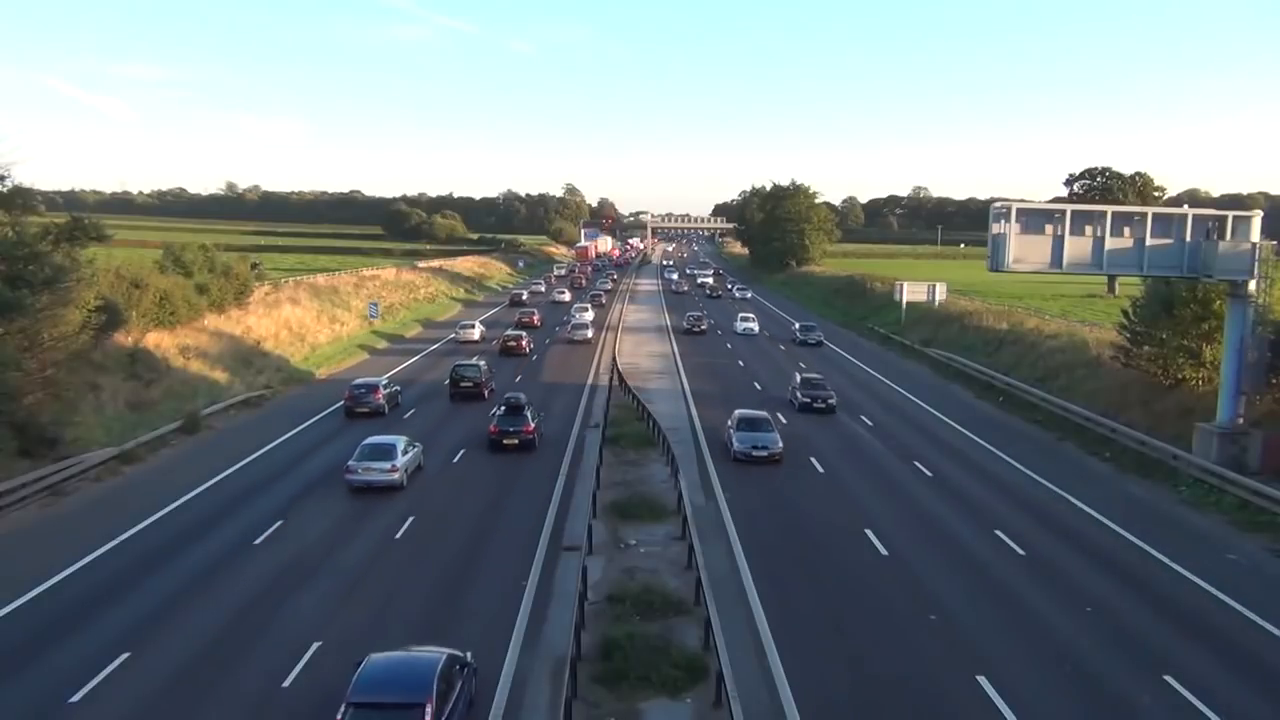
#> input picture frame 47 of problem_set_4/traffic.mp4, 1280 x 720 px
$ python ps4_01.py
#> lines starting #> are read from the running program, lines starting #| are printed output that depends on the picture; after the words box and inside, x2 and y2 are one past the last pixel; in counts of white or black regions, pixels touching at a corner belong together
import numpy as np
import cv2
cap = cv2.VideoCapture('traffic.mp4')
video_mode = False
print("Choose the app mode:")
print("1: Image Mode (will capture the first frame of a video, calculate the motion for the next 24 frames and them show the image")
print("2: Video Mode (will calculate the motion in real time, and show it on video to you)")
x = int(raw_input())
#> the answer given: 3
if x == 2:
    video_mode = True
# params for ShiTomasi corner detection
feature_params = dict( maxCorners = 100,
                       qualityLevel = 0.1,
                       minDistance = 7,
                       blockSize = 7 )
# Parameters for lucas kanade optical flow
lk_params = dict( winSize  = (15,15),
                  maxLevel = 2,
                  criteria = (cv2.TERM_CRITERIA_EPS | cv2.TERM_CRITERIA_COUNT, 10, 0.03))
# Take first frame and find corners in it
ret, old_frame = cap.read()
#> old_frame is the input picture: shape (720, 1280, 3); mean B, G, R 127.2, 124.3, 114.7
old_gray = cv2.cvtColor(old_frame, cv2.COLOR_BGR2GRAY)
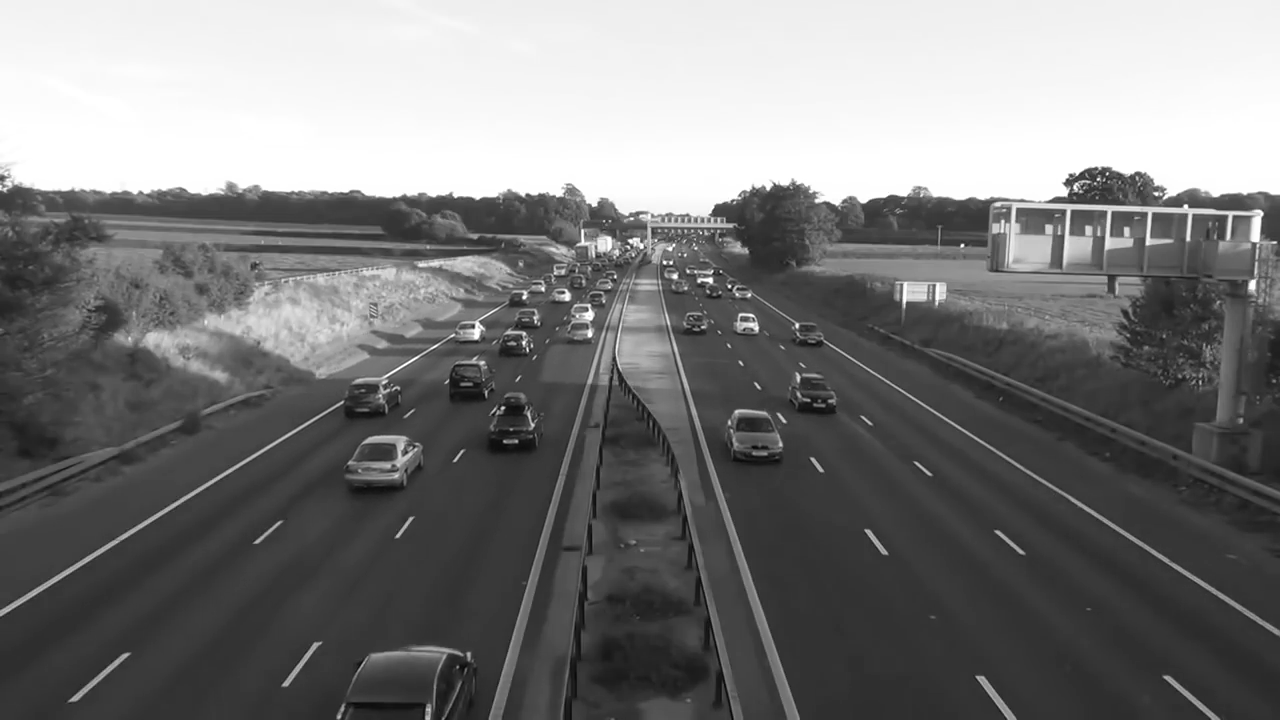
#> old_gray: shape (720, 1280); min 2, max 255, mean 121.7
p0 = cv2.goodFeaturesToTrack(old_gray, mask = None, **feature_params)
#> p0 = 100 rows, first 8: [730, 286], [587, 309], [472, 326], [710, 280], [1185, 206], [675, 276], [663, 262], [963, 245]
# Create a mask image for drawing purposes
mask = np.zeros_like(old_frame)
generate_image = 0
while(1):
    ret,frame = cap.read()
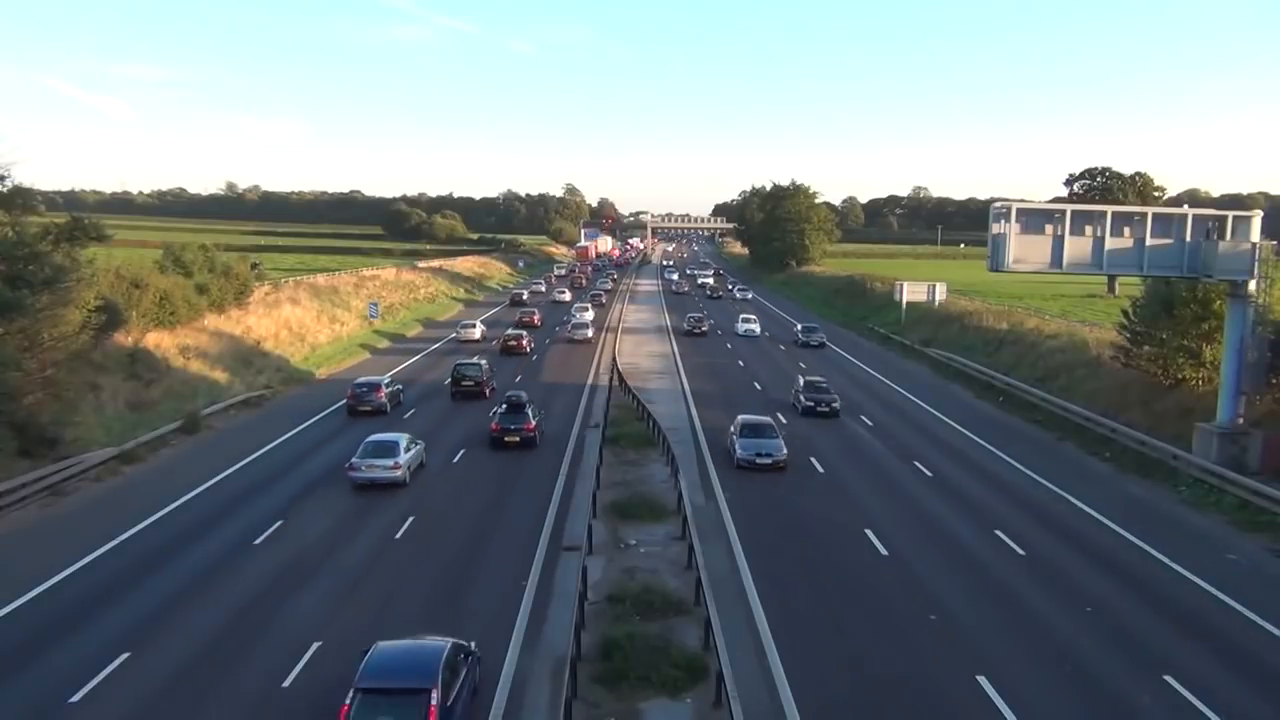
#> input picture frame 48 of problem_set_4/traffic.mp4, 1280 x 720 px
#> frame is the input picture: shape (720, 1280, 3); mean B, G, R 127, 124.2, 114.6
    if generate_image == 0 and video_mode == False:
        cv2.imwrite('initial_frame.png', frame)
    frame_gray = cv2.cvtColor(frame, cv2.COLOR_BGR2GRAY)
    # calculate optical flow
    p1, st, err = cv2.calcOpticalFlowPyrLK(old_gray, frame_gray, p0, None, **lk_params)
#> p1 = 100 rows, first 8: [730.7, 286.6], [587.2, 308.7], [472.9, 325.5], [710.4, 280.4], [1185, 206], [675.2, 276.4], [663, 262.2], [962.9, 245]; st = 100 values from 1 to 1; err = 100 values, max 7.54 at index 55, min 0 at index 10, mean 1.53
    # Select good points
    good_new = p1[st==1]
#> good_new = 100 pairs, first value 4 to 1260, second value 169 to 406.1
    good_old = p0[st==1]
#> good_old = 100 pairs, first value 4 to 1260, second value 169 to 408
    # draw the tracks
    for i,(new,old) in enumerate(zip(good_new,good_old)):
        a,b = new.ravel()
        c,d = old.ravel()
        mask = cv2.line(mask, (a,b),(c,d),(255,255,255), 2)
        frame = cv2.circle(frame,(a,b),1,(255,255,255),-1)
#> this loop made 100 passes
#> (a, b, c, d) on passes 1 to 12: (730.7, 286.6, 730, 286), (587.2, 308.7, 587, 309), (472.9, 325.5, 472, 326), (710.4, 280.4, 710, 280), (1185, 206, 1185, 206), (675.2, 276.4, 675, 276), (663, 262.2, 663, 262), (962.9, 245, 963, 245), (1097, 181, 1097, 181), (670.1, 262.2, 670, 262), (594, 204, 594, 204), (478.9, 320.5, 478, 321)
#> pass 1, `mask = cv2.line(mask, (a,b),(c,d),(255,255,255), 2)`:
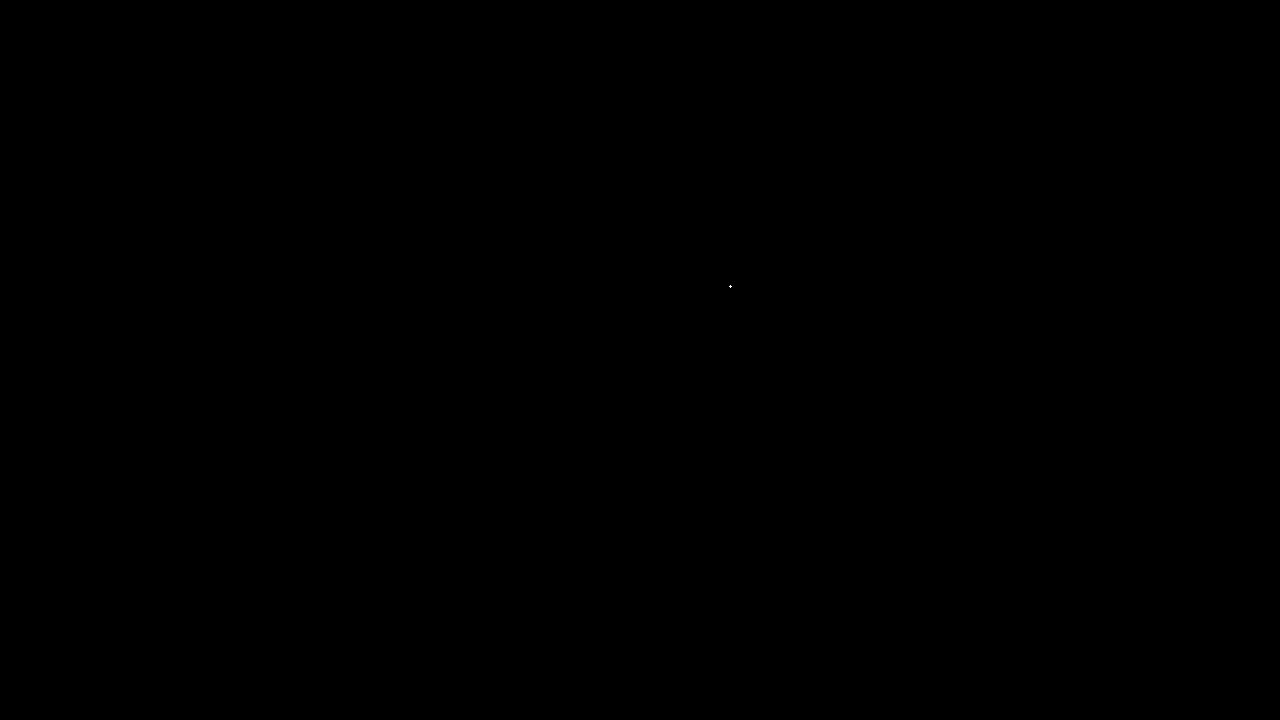
#> mask: shape (720, 1280, 3); 0% white in thin lines or dots, all inside (x1, y1, x2, y2) = (729, 285, 732, 288)
#> after the loop: frame: shape (720, 1280, 3); mean B, G, R 127.1, 124.3, 114.6
#> after the loop:
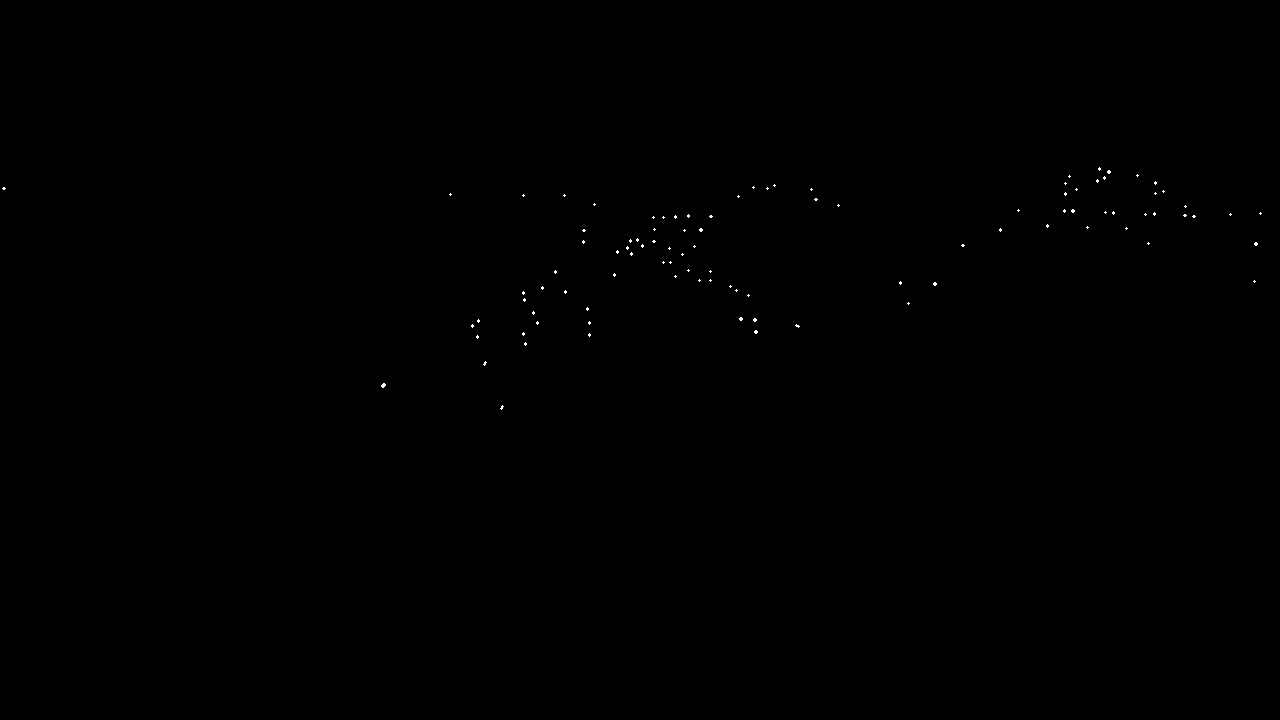
#> mask: shape (720, 1280, 3); 0.08% white in thin lines or dots, all inside (x1, y1, x2, y2) = (2, 167, 1262, 410)
    img = cv2.add(frame,mask)
    if video_mode == True:
        cv2.imshow('frame',img)
    generate_image += 1
    if generate_image == 24 and video_mode == False:
        cv2.imwrite('final_frame.png', img)
        cv2.imshow('Motion Capture', img)
        cv2.waitKey()
        break;
    k = cv2.waitKey(30) & 0xff
#> (key Esc is pressed here)
    if k == 27:
        break
    # Now update the previous frame and previous points
    old_gray = frame_gray.copy()
    p0 = good_new.reshape(-1,1,2)
cv2.destroyAllWindows()
cap.release()

$ run again, starting later in the video
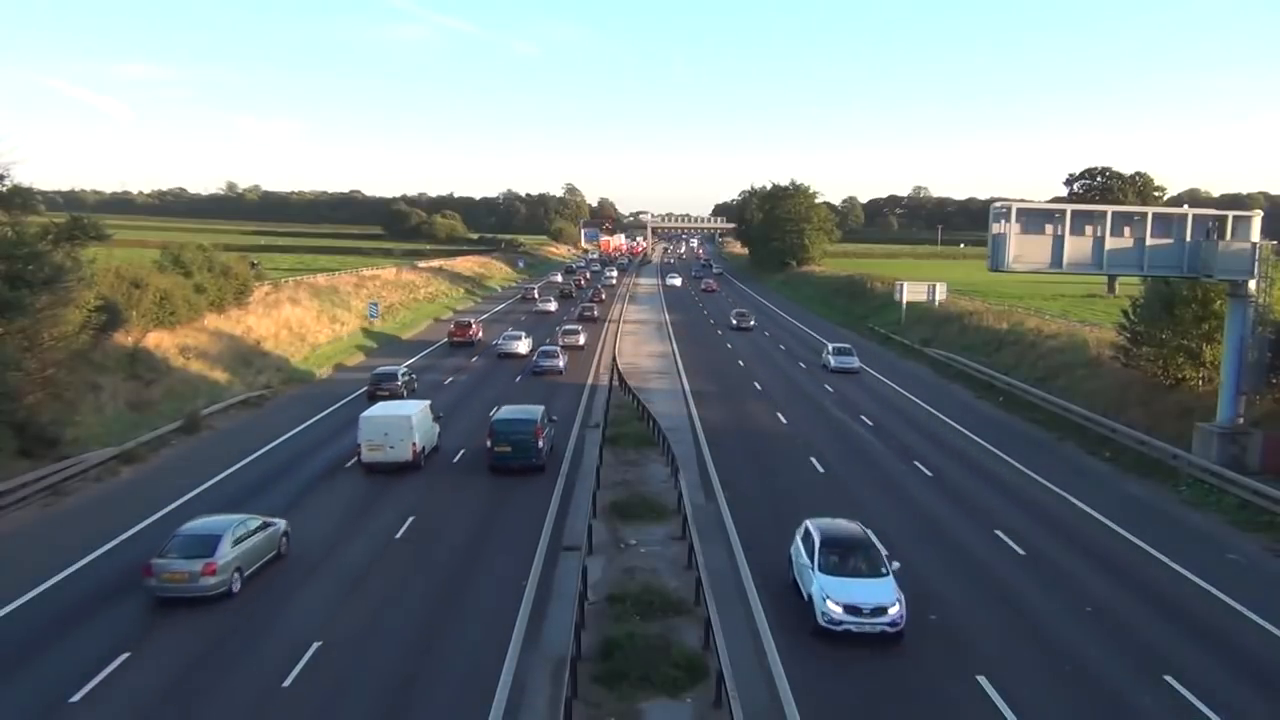
#> input picture frame 214 of problem_set_4/traffic.mp4, 1280 x 720 px
#> old_frame is the input picture: shape (720, 1280, 3); mean B, G, R 127.2, 124.6, 114.7
#> p0 = 100 rows, first 8: [614, 273], [1186, 206], [694, 243], [678, 284], [1097, 179], [1078, 189], [614, 281], [637, 239]
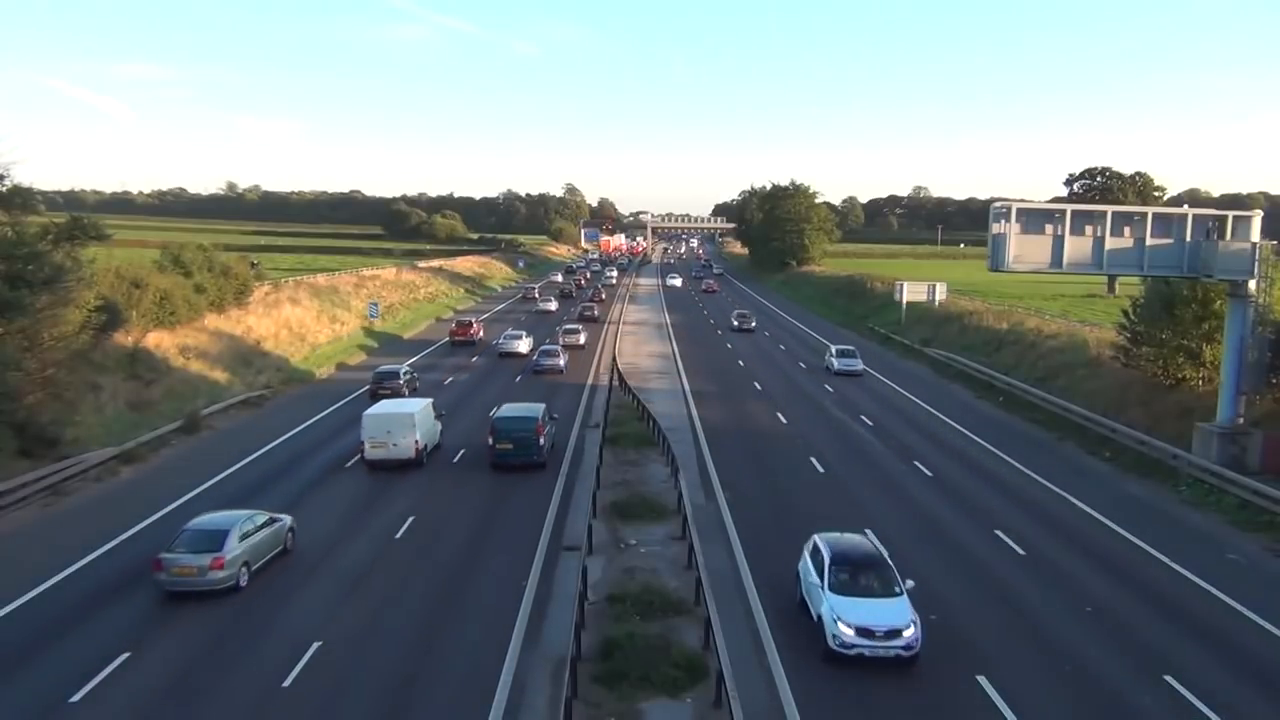
#> input picture frame 215 of problem_set_4/traffic.mp4, 1280 x 720 px
#> frame is the input picture: shape (720, 1280, 3); mean B, G, R 127.4, 124.7, 114.7
#> p1 = 100 rows, first 8: [614, 272.9], [1186, 206], [694, 243.1], [678.3, 284.5], [1096.9, 179], [1078, 189], [614, 280.8], [637.1, 239]; st = 100 values from 1 to 1; err = 100 values, max 10.24 at index 38, min 0 at index 8, mean 2.87
#> good_new = 100 pairs, first value 3.87 to 1260, second value 172 to 633.5
#> good_old = 100 pairs, first value 4 to 1260, second value 172 to 611
#> the loop `for i,(new,old) in enumerate(zip(good_new,good_old)):` made 100 passes
#> (a, b, c, d) on passes 1 to 8: (614, 272.9, 614, 273), (1186, 206, 1186, 206), (694, 243.1, 694, 243), (678.3, 284.5, 678, 284), (1096.9, 179, 1097, 179), (1078, 189, 1078, 189), (614, 280.8, 614, 281), (637.1, 239, 637, 239)
#> after the loop `for i,(new,old) in enumerate(zip(good_new,good_old)):`:
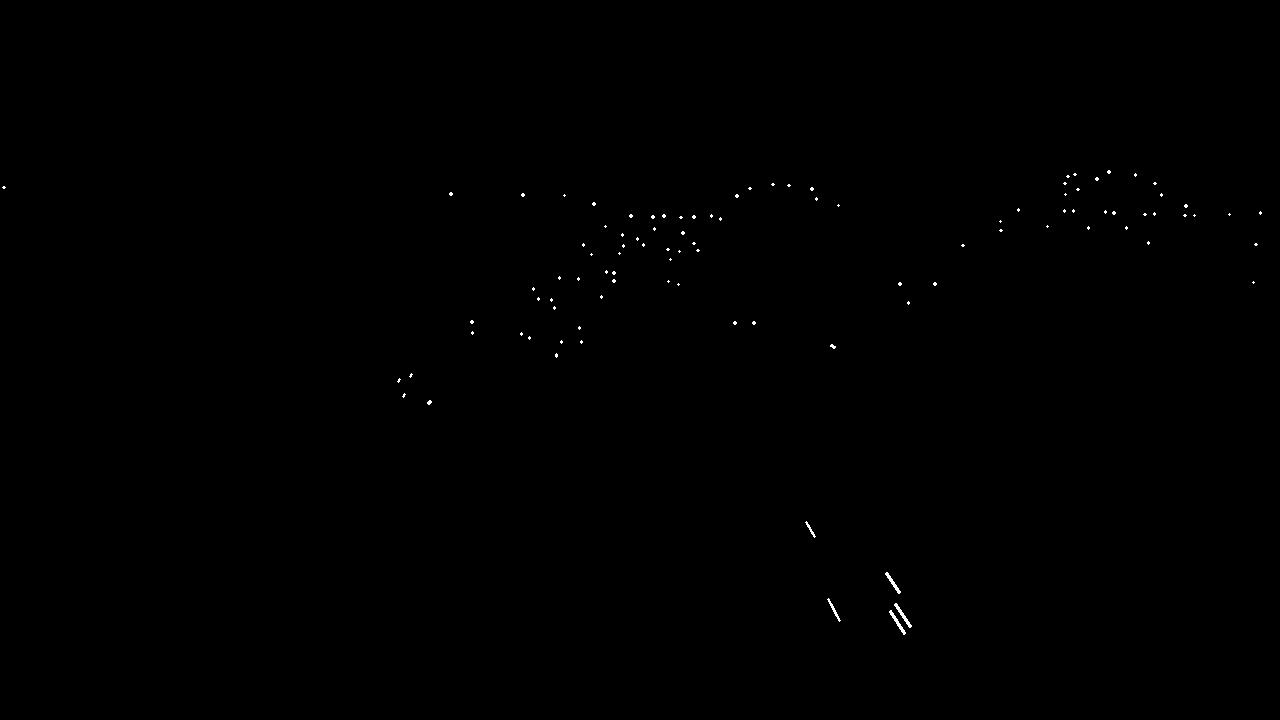
#> mask: shape (720, 1280, 3); 0.13% white in thin lines or dots, all inside (x1, y1, x2, y2) = (2, 170, 1262, 635)
